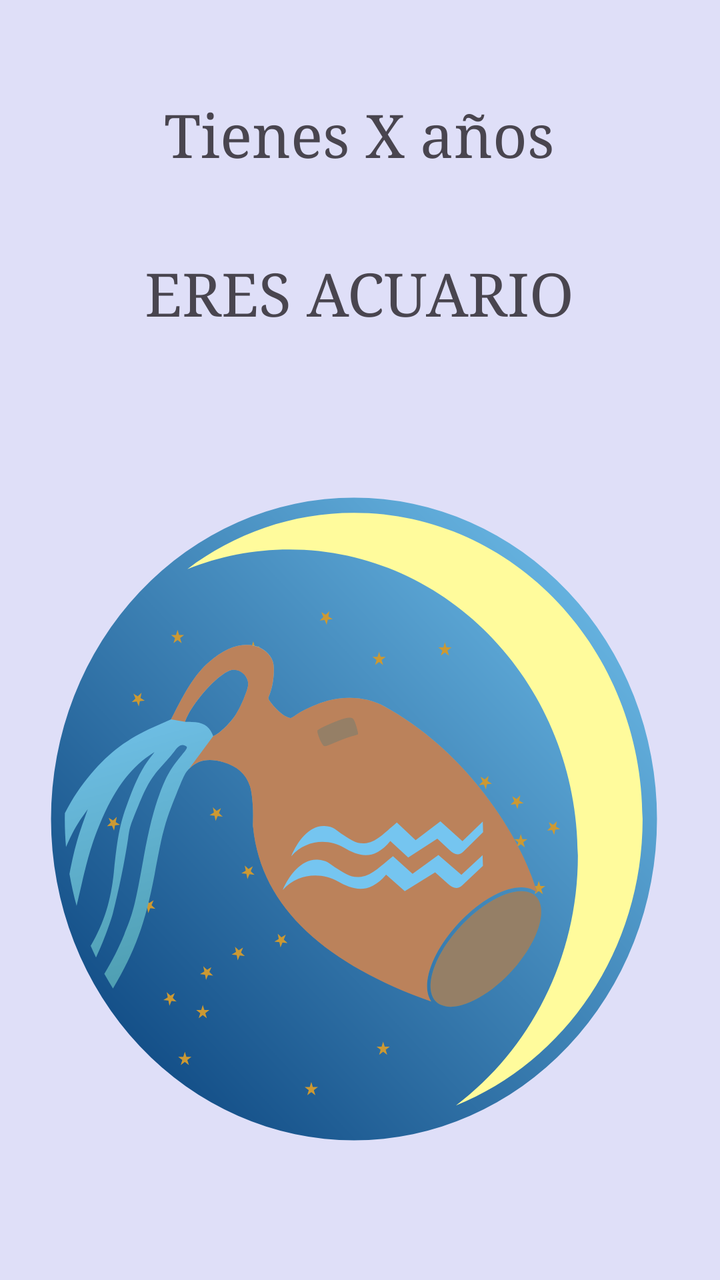
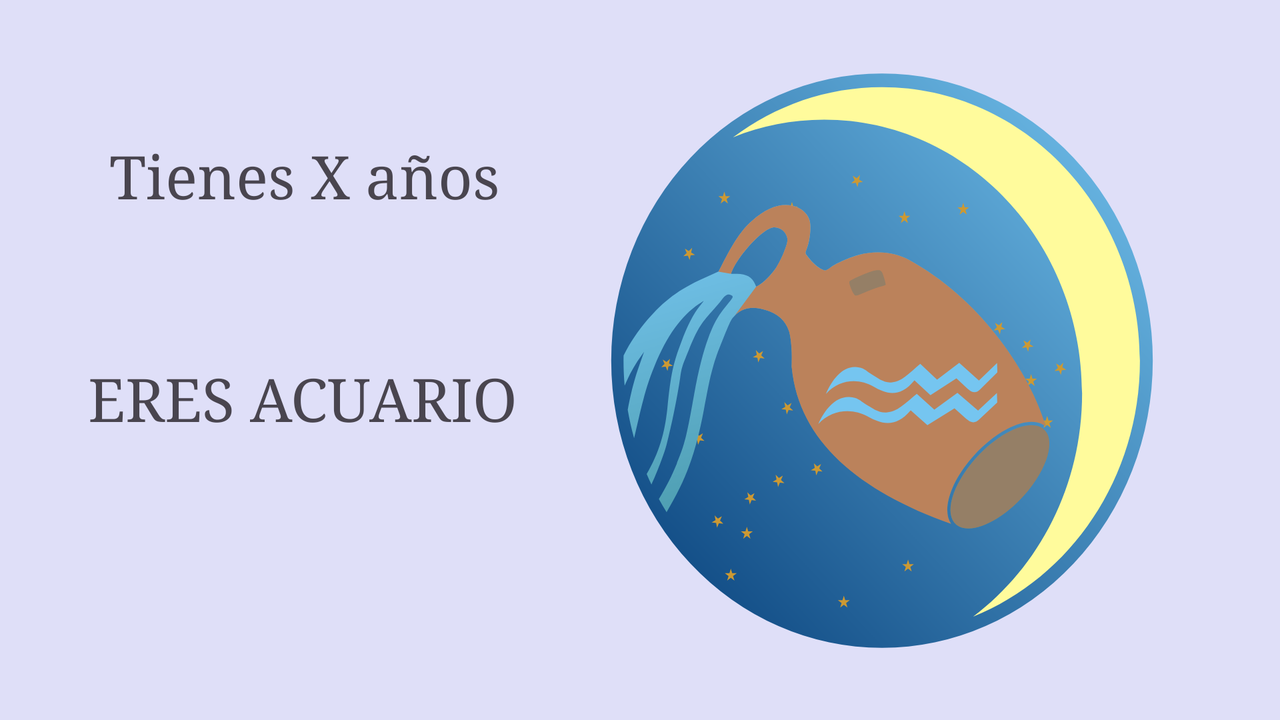

Two renders of one Android screen. The first uses the default layout on a phone; the second uses the alternative layout the repository ships for a different screen configuration, on a matching device. The two XML files are below.
<!-- AndroidManifest.xml: application theme myStyle -->
<!-- res/layout/activity_secundaria.xml -->
<?xml version="1.0" encoding="utf-8"?>
<androidx.constraintlayout.widget.ConstraintLayout xmlns:android="http://schemas.android.com/apk/res/android"
    xmlns:app="http://schemas.android.com/apk/res-auto"
    xmlns:tools="http://schemas.android.com/tools"
    android:layout_width="match_parent"
    android:layout_height="match_parent"
    tools:context=".Secundaria">

    <TextView
        android:id="@+id/txtEdad"
        android:layout_width="wrap_content"
        android:layout_height="wrap_content"
        android:text="@string/edad"
        app:layout_constraintBottom_toBottomOf="parent"
        app:layout_constraintEnd_toEndOf="parent"
        app:layout_constraintHorizontal_bias="0.497"
        app:layout_constraintStart_toStartOf="parent"
        app:layout_constraintTop_toTopOf="parent"
        app:layout_constraintVertical_bias="0.079" />

    <TextView
        android:id="@+id/txtZodiaco"
        android:layout_width="wrap_content"
        android:layout_height="wrap_content"
        android:layout_marginTop="40dp"
        android:text="@string/acuario"
        app:layout_constraintBottom_toBottomOf="parent"
        app:layout_constraintEnd_toEndOf="@+id/txtEdad"
        app:layout_constraintStart_toStartOf="@+id/txtEdad"
        app:layout_constraintTop_toBottomOf="@+id/txtEdad"
        app:layout_constraintVertical_bias="0.0" />

    <ImageView
        android:id="@+id/imgX"
        android:layout_width="410dp"
        android:layout_height="461dp"
        app:layout_constraintBottom_toBottomOf="parent"
        app:layout_constraintEnd_toEndOf="parent"
        app:layout_constraintHorizontal_bias="0.571"
        app:layout_constraintStart_toStartOf="parent"
        app:layout_constraintTop_toBottomOf="@+id/txtZodiaco"
        app:layout_constraintVertical_bias="1.0"
        app:srcCompat="@drawable/aquario"
        tools:ignore="ContentDescription,ImageContrastCheck" />

</androidx.constraintlayout.widget.ConstraintLayout>
<!-- resources referenced by this layout -->
<resources>
  <!-- drawable aquario: vector/xml drawable (drawable, 12164 chars, omitted) -->
  <string name="acuario">ERES ACUARIO</string>
  <string name="edad">Tienes X años</string>
  <style name="myStyle" parent="@style/Base.Theme.MyZodiac">
          <item name="android:textSize">30dp</item>
          <item name="android:typeface">serif</item>
      </style>
  <style name="Base.Theme.MyZodiac" parent="Theme.Material3.DayNight.NoActionBar">
          <item name="windowActionBar">true</item>
          <item name="windowNoTitle">false</item>
          <item name="title">@string/app_name</item>
          <item name="android:colorBackground">@color/lavender</item>
          <item name="colorPrimary">@color/coolGray</item>
          <item name="colorSurface">@color/ultraViolet</item>
  
      </style>
  <string name="app_name">MyZodiac</string>
  <color name="lavender">#DFDFF8</color>
  <color name="coolGray">#B58282A6</color>
  <color name="ultraViolet">#E26B6B9F</color>
</resources>
<!-- res/layout-land/activity_secundaria.xml (the repository's variant of the layout above) -->
<!-- drawn on the phone turned sideways -->
<?xml version="1.0" encoding="utf-8"?>
<androidx.constraintlayout.widget.ConstraintLayout xmlns:android="http://schemas.android.com/apk/res/android"
    xmlns:app="http://schemas.android.com/apk/res-auto"
    xmlns:tools="http://schemas.android.com/tools"
    android:layout_width="match_parent"
    android:layout_height="match_parent">

    <TextView
        android:id="@+id/txtEdad"
        android:layout_width="wrap_content"
        android:layout_height="wrap_content"
        android:text="@string/edad"
        app:layout_constraintBottom_toBottomOf="parent"
        app:layout_constraintEnd_toEndOf="parent"
        app:layout_constraintHorizontal_bias="0.123"
        app:layout_constraintStart_toStartOf="parent"
        app:layout_constraintTop_toTopOf="parent"
        app:layout_constraintVertical_bias="0.212" />

    <TextView
        android:id="@+id/txtZodiaco"
        android:layout_width="wrap_content"
        android:layout_height="wrap_content"
        android:text="@string/acuario"
        app:layout_constraintBottom_toBottomOf="parent"
        app:layout_constraintEnd_toEndOf="@+id/txtEdad"
        app:layout_constraintHorizontal_bias="0.55"
        app:layout_constraintStart_toStartOf="@+id/txtEdad"
        app:layout_constraintTop_toBottomOf="@+id/txtEdad"
        app:layout_constraintVertical_bias="0.338" />

    <ImageView
        android:id="@+id/imgX"
        android:layout_width="398dp"
        android:layout_height="412dp"
        app:layout_constraintBottom_toBottomOf="parent"
        app:layout_constraintEnd_toEndOf="parent"
        app:layout_constraintHorizontal_bias="1.0"
        app:layout_constraintStart_toStartOf="parent"
        app:layout_constraintTop_toTopOf="parent"
        app:layout_constraintVertical_bias="0.5"
        app:srcCompat="@drawable/aquario"
        tools:ignore="ContentDescription,ImageContrastCheck" />

</androidx.constraintlayout.widget.ConstraintLayout>
